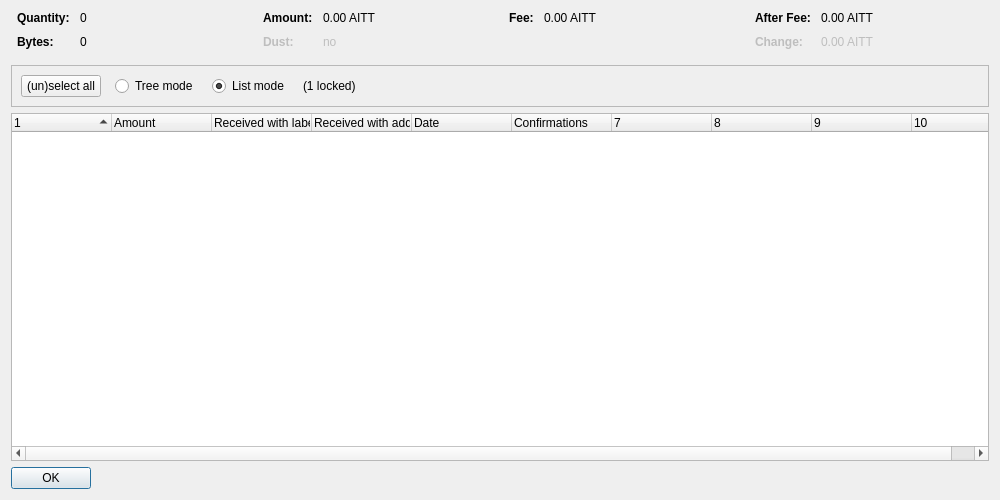
<?xml version="1.0" encoding="UTF-8"?>
<ui version="4.0">
 <class>CoinControlDialog</class>
 <widget class="QDialog" name="CoinControlDialog">
  <property name="geometry">
   <rect>
    <x>0</x>
    <y>0</y>
    <width>1000</width>
    <height>500</height>
   </rect>
  </property>
  <property name="windowTitle">
   <string>Coin Selection</string>
  </property>
  <layout class="QVBoxLayout" name="verticalLayout">
   <item>
    <layout class="QHBoxLayout" name="horizontalLayoutTop" stretch="0,0,0,0">
     <property name="topMargin">
      <number>0</number>
     </property>
     <property name="bottomMargin">
      <number>10</number>
     </property>
     <item>
      <layout class="QFormLayout" name="formLayoutCoinControl1">
       <property name="horizontalSpacing">
        <number>10</number>
       </property>
       <property name="verticalSpacing">
        <number>10</number>
       </property>
       <property name="leftMargin">
        <number>6</number>
       </property>
       <property name="rightMargin">
        <number>6</number>
       </property>
       <item row="0" column="0">
        <widget class="QLabel" name="labelCoinControlQuantityText">
         <property name="font">
          <font>
           <weight>75</weight>
           <bold>true</bold>
          </font>
         </property>
         <property name="text">
          <string>Quantity:</string>
         </property>
        </widget>
       </item>
       <item row="0" column="1">
        <widget class="QLabel" name="labelCoinControlQuantity">
         <property name="cursor">
          <cursorShape>IBeamCursor</cursorShape>
         </property>
         <property name="contextMenuPolicy">
          <enum>Qt::ActionsContextMenu</enum>
         </property>
         <property name="text">
          <string notr="true">0</string>
         </property>
         <property name="textInteractionFlags">
          <set>Qt::LinksAccessibleByMouse|Qt::TextSelectableByKeyboard|Qt::TextSelectableByMouse</set>
         </property>
        </widget>
       </item>
       <item row="1" column="0">
        <widget class="QLabel" name="labelCoinControlBytesText">
         <property name="font">
          <font>
           <weight>75</weight>
           <bold>true</bold>
          </font>
         </property>
         <property name="text">
          <string>Bytes:</string>
         </property>
        </widget>
       </item>
       <item row="1" column="1">
        <widget class="QLabel" name="labelCoinControlBytes">
         <property name="cursor">
          <cursorShape>IBeamCursor</cursorShape>
         </property>
         <property name="contextMenuPolicy">
          <enum>Qt::ActionsContextMenu</enum>
         </property>
         <property name="text">
          <string notr="true">0</string>
         </property>
         <property name="textInteractionFlags">
          <set>Qt::LinksAccessibleByMouse|Qt::TextSelectableByKeyboard|Qt::TextSelectableByMouse</set>
         </property>
        </widget>
       </item>
      </layout>
     </item>
     <item>
      <layout class="QFormLayout" name="formLayoutCoinControl2">
       <property name="horizontalSpacing">
        <number>10</number>
       </property>
       <property name="verticalSpacing">
        <number>10</number>
       </property>
       <property name="leftMargin">
        <number>6</number>
       </property>
       <property name="rightMargin">
        <number>6</number>
       </property>
       <item row="0" column="0">
        <widget class="QLabel" name="labelCoinControlAmountText">
         <property name="font">
          <font>
           <weight>75</weight>
           <bold>true</bold>
          </font>
         </property>
         <property name="text">
          <string>Amount:</string>
         </property>
        </widget>
       </item>
       <item row="0" column="1">
        <widget class="QLabel" name="labelCoinControlAmount">
         <property name="cursor">
          <cursorShape>IBeamCursor</cursorShape>
         </property>
         <property name="contextMenuPolicy">
          <enum>Qt::ActionsContextMenu</enum>
         </property>
         <property name="text">
          <string notr="true">0.00 AITT</string>
         </property>
         <property name="textInteractionFlags">
          <set>Qt::LinksAccessibleByMouse|Qt::TextSelectableByKeyboard|Qt::TextSelectableByMouse</set>
         </property>
        </widget>
       </item>
       <item row="1" column="0">
        <widget class="QLabel" name="labelCoinControlLowOutputText">
         <property name="enabled">
          <bool>false</bool>
         </property>
         <property name="font">
          <font>
           <weight>75</weight>
           <bold>true</bold>
          </font>
         </property>
         <property name="text">
          <string>Dust:</string>
         </property>
        </widget>
       </item>
       <item row="1" column="1">
        <widget class="QLabel" name="labelCoinControlLowOutput">
         <property name="enabled">
          <bool>false</bool>
         </property>
         <property name="cursor">
          <cursorShape>IBeamCursor</cursorShape>
         </property>
         <property name="contextMenuPolicy">
          <enum>Qt::ActionsContextMenu</enum>
         </property>
         <property name="text">
          <string notr="true">no</string>
         </property>
         <property name="textInteractionFlags">
          <set>Qt::LinksAccessibleByMouse|Qt::TextSelectableByKeyboard|Qt::TextSelectableByMouse</set>
         </property>
        </widget>
       </item>
      </layout>
     </item>
     <item>
      <layout class="QFormLayout" name="formLayoutCoinControl3">
       <property name="horizontalSpacing">
        <number>10</number>
       </property>
       <property name="verticalSpacing">
        <number>10</number>
       </property>
       <property name="leftMargin">
        <number>6</number>
       </property>
       <property name="rightMargin">
        <number>6</number>
       </property>
       <item row="0" column="0">
        <widget class="QLabel" name="labelCoinControlFeeText">
         <property name="font">
          <font>
           <weight>75</weight>
           <bold>true</bold>
          </font>
         </property>
         <property name="text">
          <string>Fee:</string>
         </property>
        </widget>
       </item>
       <item row="0" column="1">
        <widget class="QLabel" name="labelCoinControlFee">
         <property name="cursor">
          <cursorShape>IBeamCursor</cursorShape>
         </property>
         <property name="contextMenuPolicy">
          <enum>Qt::ActionsContextMenu</enum>
         </property>
         <property name="text">
          <string notr="true">0.00 AITT</string>
         </property>
         <property name="textInteractionFlags">
          <set>Qt::LinksAccessibleByMouse|Qt::TextSelectableByKeyboard|Qt::TextSelectableByMouse</set>
         </property>
        </widget>
       </item>
      </layout>
     </item>
     <item>
      <layout class="QFormLayout" name="formLayoutCoinControl4">
       <property name="horizontalSpacing">
        <number>10</number>
       </property>
       <property name="verticalSpacing">
        <number>10</number>
       </property>
       <property name="leftMargin">
        <number>6</number>
       </property>
       <property name="rightMargin">
        <number>6</number>
       </property>
       <item row="0" column="0">
        <widget class="QLabel" name="labelCoinControlAfterFeeText">
         <property name="font">
          <font>
           <weight>75</weight>
           <bold>true</bold>
          </font>
         </property>
         <property name="text">
          <string>After Fee:</string>
         </property>
        </widget>
       </item>
       <item row="0" column="1">
        <widget class="QLabel" name="labelCoinControlAfterFee">
         <property name="cursor">
          <cursorShape>IBeamCursor</cursorShape>
         </property>
         <property name="contextMenuPolicy">
          <enum>Qt::ActionsContextMenu</enum>
         </property>
         <property name="text">
          <string notr="true">0.00 AITT</string>
         </property>
         <property name="textInteractionFlags">
          <set>Qt::LinksAccessibleByMouse|Qt::TextSelectableByKeyboard|Qt::TextSelectableByMouse</set>
         </property>
        </widget>
       </item>
       <item row="1" column="0">
        <widget class="QLabel" name="labelCoinControlChangeText">
         <property name="enabled">
          <bool>false</bool>
         </property>
         <property name="font">
          <font>
           <weight>75</weight>
           <bold>true</bold>
          </font>
         </property>
         <property name="text">
          <string>Change:</string>
         </property>
        </widget>
       </item>
       <item row="1" column="1">
        <widget class="QLabel" name="labelCoinControlChange">
         <property name="enabled">
          <bool>false</bool>
         </property>
         <property name="cursor">
          <cursorShape>IBeamCursor</cursorShape>
         </property>
         <property name="contextMenuPolicy">
          <enum>Qt::ActionsContextMenu</enum>
         </property>
         <property name="text">
          <string notr="true">0.00 AITT</string>
         </property>
         <property name="textInteractionFlags">
          <set>Qt::LinksAccessibleByMouse|Qt::TextSelectableByKeyboard|Qt::TextSelectableByMouse</set>
         </property>
        </widget>
       </item>
      </layout>
     </item>
    </layout>
   </item>
   <item>
    <widget class="QFrame" name="frame">
     <property name="minimumSize">
      <size>
       <width>0</width>
       <height>40</height>
      </size>
     </property>
     <property name="frameShape">
      <enum>QFrame::StyledPanel</enum>
     </property>
     <property name="frameShadow">
      <enum>QFrame::Sunken</enum>
     </property>
     <layout class="QHBoxLayout" name="horizontalLayout">
      <item>
       <layout class="QHBoxLayout" name="horizontalLayoutPanel" stretch="0,0,0,0,0">
        <property name="spacing">
         <number>14</number>
        </property>
        <item>
         <widget class="QPushButton" name="pushButtonSelectAll">
          <property name="sizePolicy">
           <sizepolicy hsizetype="Maximum" vsizetype="Fixed">
            <horstretch>0</horstretch>
            <verstretch>0</verstretch>
           </sizepolicy>
          </property>
          <property name="text">
           <string>(un)select all</string>
          </property>
          <property name="autoDefault">
           <bool>false</bool>
          </property>
         </widget>
        </item>
        <item>
         <widget class="QRadioButton" name="radioTreeMode">
          <property name="sizePolicy">
           <sizepolicy hsizetype="Maximum" vsizetype="Fixed">
            <horstretch>0</horstretch>
            <verstretch>0</verstretch>
           </sizepolicy>
          </property>
          <property name="text">
           <string>Tree mode</string>
          </property>
         </widget>
        </item>
        <item>
         <widget class="QRadioButton" name="radioListMode">
          <property name="sizePolicy">
           <sizepolicy hsizetype="Maximum" vsizetype="Fixed">
            <horstretch>0</horstretch>
            <verstretch>0</verstretch>
           </sizepolicy>
          </property>
          <property name="text">
           <string>List mode</string>
          </property>
          <property name="checked">
           <bool>true</bool>
          </property>
         </widget>
        </item>
        <item>
         <widget class="QLabel" name="labelLocked">
          <property name="text">
           <string notr="true">(1 locked)</string>
          </property>
         </widget>
        </item>
        <item>
         <spacer name="horizontalSpacer">
          <property name="orientation">
           <enum>Qt::Horizontal</enum>
          </property>
          <property name="sizeHint" stdset="0">
           <size>
            <width>40</width>
            <height>20</height>
           </size>
          </property>
         </spacer>
        </item>
       </layout>
      </item>
     </layout>
    </widget>
   </item>
   <item>
    <widget class="CoinControlTreeWidget" name="treeWidget">
     <property name="contextMenuPolicy">
      <enum>Qt::CustomContextMenu</enum>
     </property>
     <property name="sortingEnabled">
      <bool>false</bool>
     </property>
     <property name="columnCount">
      <number>10</number>
     </property>
     <attribute name="headerShowSortIndicator" stdset="0">
      <bool>true</bool>
     </attribute>
     <attribute name="headerStretchLastSection">
      <bool>false</bool>
     </attribute>
     <column>
      <property name="text">
       <string/>
      </property>
     </column>
     <column>
      <property name="text">
       <string>Amount</string>
      </property>
     </column>
     <column>
      <property name="text">
       <string>Received with label</string>
      </property>
     </column>
     <column>
      <property name="text">
       <string>Received with address</string>
      </property>
     </column>
     <column>
      <property name="text">
       <string>Date</string>
      </property>
     </column>
     <column>
      <property name="text">
       <string>Confirmations</string>
      </property>
      <property name="toolTip">
       <string>Confirmed</string>
      </property>
     </column>
     <column>
      <property name="text">
       <string/>
      </property>
     </column>
     <column>
      <property name="text">
       <string/>
      </property>
     </column>
     <column>
      <property name="text">
       <string/>
      </property>
     </column>
     <column>
      <property name="text">
       <string/>
      </property>
     </column>
    </widget>
   </item>
   <item>
    <widget class="QDialogButtonBox" name="buttonBox">
     <property name="sizePolicy">
      <sizepolicy hsizetype="Maximum" vsizetype="Fixed">
       <horstretch>0</horstretch>
       <verstretch>0</verstretch>
      </sizepolicy>
     </property>
     <property name="orientation">
      <enum>Qt::Horizontal</enum>
     </property>
     <property name="standardButtons">
      <set>QDialogButtonBox::Ok</set>
     </property>
    </widget>
   </item>
  </layout>
 </widget>
 <customwidgets>
  <customwidget>
   <class>CoinControlTreeWidget</class>
   <extends>QTreeWidget</extends>
   <header>coincontroltreewidget.h</header>
  </customwidget>
 </customwidgets>
 <resources/>
 <connections/>
</ui>
